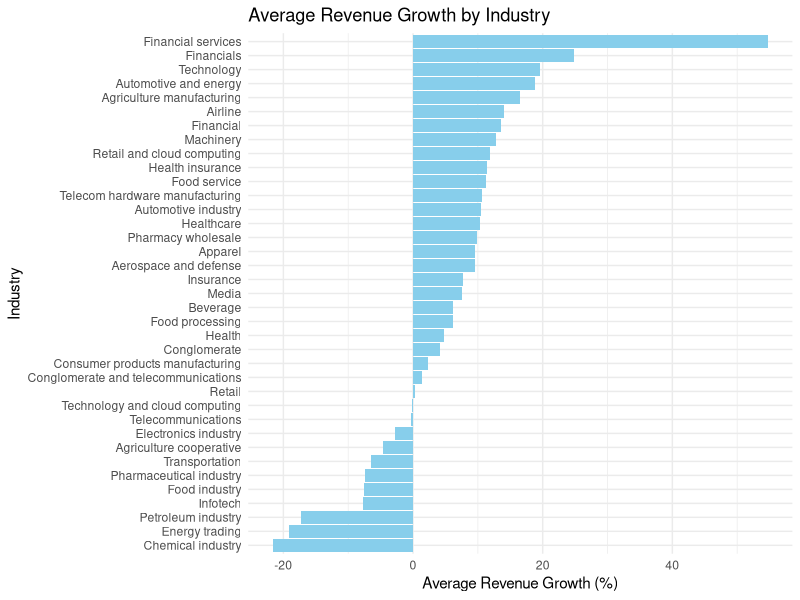

The R script that drew this image:
## ---- chunk 1
#| echo: true
#| message: false
# Load libraries
library(tidyverse)
## ---- chunk 2
#| echo: true
#| message: false
# Read the dataset
companies <- read_csv("companies.csv")
## ---- chunk 3
# Data cleaning and transformations
companies <- companies %>%
  mutate(
    revenue_usd_millions = parse_number(as.character(`Revenue (USD millions)`)),
    revenue_growth = parse_number(as.character(`Revenue growth`)),
    employees = parse_number(as.character(Employees))
  )

## ---- chunk 4
# Fit a multiple regression model
revenue_growth_model <- lm(revenue_growth ~ employees + Industry, data = companies)
## ---- chunk 5

# Display the summary of the regression model
summary(revenue_growth_model)
## ---- chunk 6
# Create a bar plot of average revenue growth by industry
avg_growth_by_industry <- companies %>%
  group_by(Industry) %>%
  summarize(avg_growth = mean(revenue_growth, na.rm = TRUE))

ggplot(avg_growth_by_industry, aes(x = reorder(Industry, avg_growth), y = avg_growth)) +
  geom_bar(stat = "identity", fill = "skyblue") +
  coord_flip() +
  labs(
    title = "Average Revenue Growth by Industry",
    x = "Industry",
    y = "Average Revenue Growth (%)"
  ) +
  theme_minimal()

